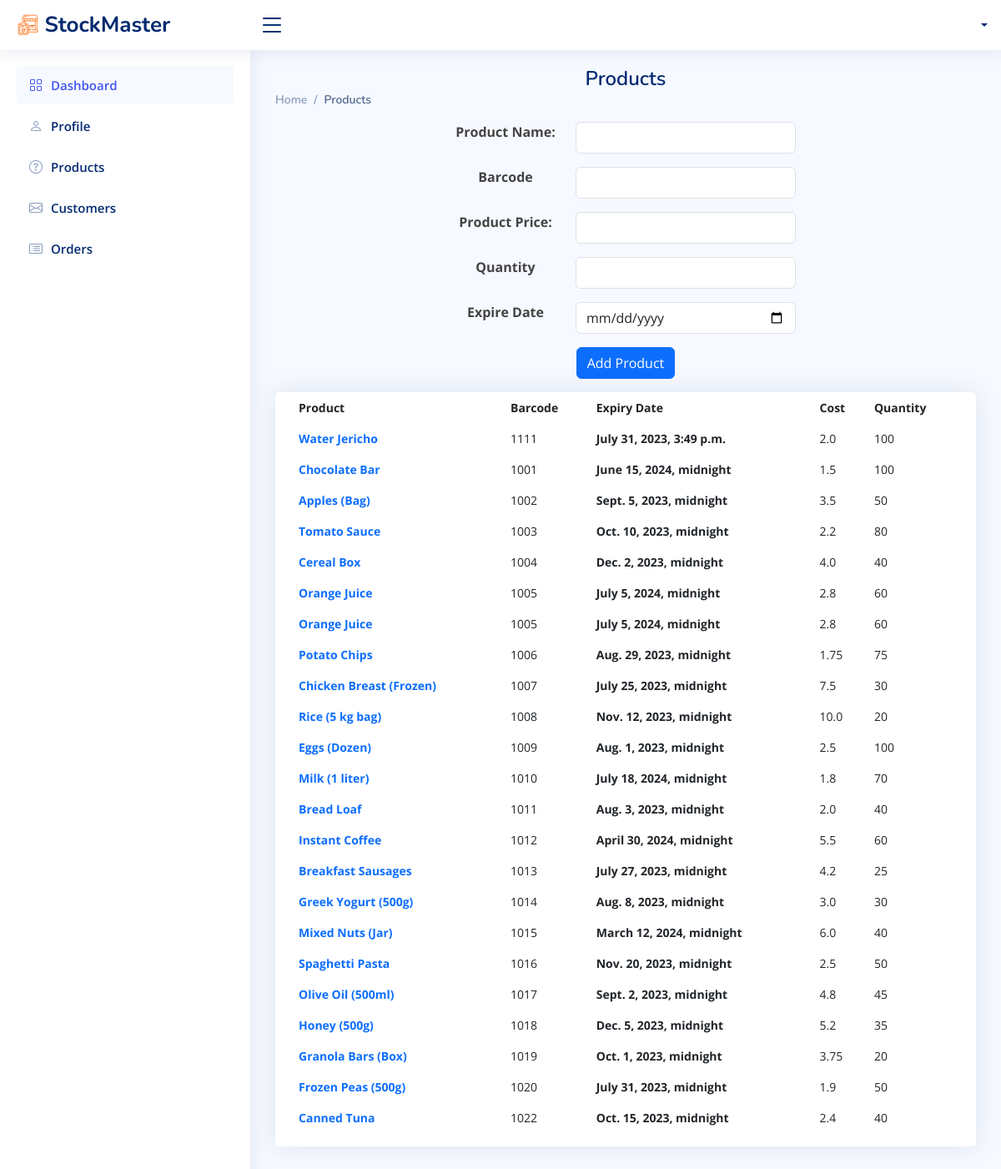
Screenshot of /dashboard/products with the database file from the repository.
### StockMaster_app/models.py (models this page shows)
class Prodcut(models.Model):
    p_name = models.CharField(max_length=255)
    p_barcode = models.IntegerField()
    expire_date = models.DateTimeField()
    cost = models.FloatField()
    qty = models.IntegerField()
    user = models.ForeignKey(User, on_delete=models.CASCADE, related_name='products')
    created_at = models.DateTimeField(auto_now_add=True)
    updated_at = models.DateTimeField(auto_now=True)

### StockMaster_app/views.py (the view)
# urls.py: path('dashboard/products', views.prodcuts, name='products-page'),
def prodcuts(request):
    products = Prodcut.objects.all()
    context = {
        'products' : products
    }
    return render(request, 'products-page.html', context)

### StockMaster_app/templates/products-page.html (shortened to what this page needs)
{% load static %}
<!DOCTYPE html>
<html lang="en">
<head>
    <link rel="stylesheet" href="{% static 'vendor/bootstrap/css/bootstrap.min.css' %}">
    <link rel="stylesheet" href="{% static 'vendor/bootstrap-icons/bootstrap-icons.css' %}">
    <link rel="stylesheet" href="{% static 'vendor/boxicons/css/boxicons.min.css' %}">
    <link rel="stylesheet" href="{% static 'vendor/quill/quill.snow.css' %}">
    <link rel="stylesheet" href="{% static 'vendor/quill/quill.bubble.css' %}">
    <link rel="stylesheet" href="{% static 'vendor/remixicon/remixicon.css' %}">
    <link rel="stylesheet" href="{% static 'vendor/simple-datatables/style.css' %}">
    <link rel="stylesheet" href="{% static 'style.css' %}">
</head>
<body>
    <header id="header" class="header fixed-top d-flex align-items-center">
        <div class="d-flex align-items-center justify-content-between">
            <a href="#" class="logo d-flex align-items-center">
                <img src="{% static 'img/logo.png' %}" alt="">
                <span class="d-none d-lg-block">StockMaster</span>
            </a>
            <i class="bi bi-list toggle-sidebar-btn"></i>
        </div>
        <nav class="header-nav ms-auto">
            <ul class="d-flex align-items-center">
                <li class="nav-item dropdown pe-3">
                    <a class="nav-link nav-profile d-flex align-items-center pe-0" href="#" data-bs-toggle="dropdown">
                        <span class="d-none d-md-block dropdown-toggle ps-2">{{user.f_name}}</span>
                    </a>
                </li>
            </ul>
        </nav>
    </header>
    <aside id="sidebar" class="sidebar">
        <ul class="sidebar-nav" id="sidebar-nav">
            <li class="nav-item">
                <a class="nav-link " href="index.html">
                    <i class="bi bi-grid"></i>
                    <span>Dashboard</span>
                </a>
            </li>
            <li class="nav-item">
                <a class="nav-link collapsed" href="/dashboard/profile">
                    <i class="bi bi-person"></i>
                    <span>Profile</span>
                </a>
            </li>
            <li class="nav-item">
                <a class="nav-link collapsed" href="/dashboard/products">
                    <i class="bi bi-question-circle"></i>
                    <span>Products</span>
                </a>
            </li>
            <li class="nav-item">
                <a class="nav-link collapsed" href="customers-page.html">
                    <i class="bi bi-envelope"></i>
                    <span>Customers</span>
                </a>
            </li>
            <li class="nav-item">
                <a class="nav-link collapsed" href="orders-page.html">
                    <i class="bi bi-card-list"></i>
                    <span>Orders</span>
                </a>
            </li>
        </ul>
    </aside>
    <main id="main" class="main">
        <div class="pagetitle">
            <h1>Products</h1>
            <nav>
                <ol class="breadcrumb">
                    <li class="breadcrumb-item">
                        <a href="index.html">Home</a>
                    </li>
                    <li class="breadcrumb-item active">Products</li>
                </ol>
            </nav>
        </div>
        <section class="section dashboard">
            <div class="row">
                <div class="col-sm-12">
                    <form action="">
                        <div class="row justify-content-center mb-3">
                            <div class="col-sm-2 text-center fw-bold ">
                                <label class="form-label">Product Name:</label>
                            </div>
                            <div class="col-sm-4">
                                <input type="text" class="form-control" name="p_name">
                            </div>
                        </div>
                        <div class="row justify-content-center mb-3">
                            <div class="col-sm-2 text-center fw-bold ">
                                <label class="form-label">Barcode</label>
                            </div>
                            <div class="col-sm-4">
                                <input type="number" class="form-control" name="p_barcode">
                            </div>
                        </div>
                        <div class="row justify-content-center mb-3">
                            <div class="col-sm-2 text-center fw-bold ">
                                <label class="form-label">Product Price:</label>
                            </div>
                            <div class="col-sm-4">
                                <input type="number" class="form-control" name="cost">
                            </div>
                        </div>
                        <div class="row justify-content-center mb-3">
                            <div class="col-sm-2 text-center fw-bold ">
                                <label class="form-label">Quantity</label>
                            </div>
                            <div class="col-sm-4">
                                <input type="number" class="form-control" name="qty">
                            </div>
                        </div>
                        <div class="row justify-content-center mb-3">
                            <div class="col-sm-2 text-center fw-bold ">
                                <label class="form-label">Expire Date</label>
                            </div>
                            <div class="col-sm-4">
                                <input type="date" class="form-control" name="expire_date">
                            </div>
                        </div>
                        <div class="row mb-3">
                            <div class="col-sm-12 text-center">
                                <button class="btn btn-primary">Add Product</button>
                            </div>
                        </div>
                    </form>
                </div>
                <div class="col-12">
                    <div class="card top-selling overflow-auto">
                        <div class="card-body pb-0">
                            <table class="table table-borderless">
                                <thead>
                                    <tr>
                                        <th scope="col">Product</th>
                                        <th scope="col">Barcode</th>
                                        <th scope="col">Expiry Date</th>
                                        <th scope="col">Cost</th>
                                        <th scope="col">Quantity</th>
                                    </tr>
                                </thead>
                                <tbody>
                                    {% for product in products %}
                                    <tr>
                                        <td>
                                            <a href="#" class="text-primary fw-bold">
                                                {{ product.p_name }}
                                            </a>
                                        </td>
                                        <td>{{product.p_barcode}}</td>
                                        <td class="fw-bold">{{ product.expire_date }}</td>
                                        <td>{{ product.cost }}</td>
                                        <td>{{ product.qty }}</td>
                                    </tr>
                                    {% endfor %}
                                </tbody>
                            </table>
                        </div>
                    </div>
                </div>
            </div>
        </section>
    </main>
</body>
</html>

### StockMaster_app/static/style.css (style rules this page uses)
:root { scroll-behavior: smooth; }
body { font-family: "Open Sans", sans-serif; background: #f6f9ff; color: #444444; }
a { color: #4154f1; text-decoration: none; }
h1, h2, h3, h4, h5, h6 { font-family: "Nunito", sans-serif; }
#main { margin-top: 60px; padding: 20px 30px; transition: all 0.3s; }
.pagetitle { margin-bottom: 10px; }
.pagetitle h1 { font-size: 24px; margin-bottom: 0; font-weight: 600; color: #012970; }
.card { margin-bottom: 30px; border: none; border-radius: 5px; box-shadow: 0px 0 30px rgba(1, 41, 112, 0.1); }
.card-body { padding: 0 20px 20px 20px; }
.breadcrumb { font-size: 14px; font-family: "Nunito", sans-serif; color: #899bbd; font-weight: 600; }
.breadcrumb a { color: #899bbd; transition: 0.3s; }
.breadcrumb .breadcrumb-item::before { color: #899bbd; }
.breadcrumb .active { color: #51678f; font-weight: 600; }
.logo { line-height: 1; }
@media (min-width: 1200px) { .logo { width: 280px; } }
.logo img { max-height: 26px; margin-right: 6px; }
.logo span { font-size: 26px; font-weight: 700; color: #012970; font-family: "Nunito", sans-serif; }
.header { transition: all 0.5s; z-index: 997; height: 60px; box-shadow: 0px 2px 20px rgba(1, 41, 112, 0.1); background-color: #fff; padding-left: 20px; }
.header .toggle-sidebar-btn { font-size: 32px; padding-left: 10px; cursor: pointer; color: #012970; }
.header-nav ul { list-style: none; }
.header-nav>ul { margin: 0; padding: 0; }
.header-nav .nav-profile { color: #012970; }
.header-nav .nav-profile span { font-size: 14px; font-weight: 600; }
.sidebar { position: fixed; top: 60px; left: 0; bottom: 0; width: 300px; z-index: 996; transition: all 0.3s; padding: 20px; overflow-y: auto; scrollbar-width: thin; scrollbar-color: #aab7cf transparent; box-shadow: 0px 0px 20px rgba(1, 41, 112, 0.1); background-color: #fff; }
@media (min-width: 1200px) { #main, #footer { margin-left: 300px; } }
.sidebar-nav { padding: 0; margin: 0; list-style: none; }
.sidebar-nav li { padding: 0; margin: 0; list-style: none; }
.sidebar-nav .nav-item { margin-bottom: 5px; }
.sidebar-nav .nav-link { display: flex; align-items: center; font-size: 15px; font-weight: 600; color: #4154f1; transition: 0.3; background: #f6f9ff; padding: 10px 15px; border-radius: 4px; }
.sidebar-nav .nav-link i { font-size: 16px; margin-right: 10px; color: #4154f1; }
.sidebar-nav .nav-link.collapsed { color: #012970; background: #fff; }
.sidebar-nav .nav-link.collapsed i { color: #899bbd; }
.dashboard .top-selling { font-size: 14px; }
.dashboard .top-selling .table thead { background: #f6f6fe; }
.dashboard .top-selling .table thead th { border: 0; }
.dashboard .top-selling .table tbody td { vertical-align: middle; }

### StockMaster_app/templates/products-page.html (style rules this page uses)
h1, h3 { text-align: center; color: red; }

### rows the page displays
Prodcut: p_name "Water Jericho", p_barcode "1111", expire_date "July 31, 2023, 3:49 p.m.", cost "2.0", qty "100"
Prodcut: p_name "Chocolate Bar", p_barcode "1001", expire_date "June 15, 2024, midnight", cost "1.5", qty "100"
Prodcut: p_name "Apples (Bag)", p_barcode "1002", expire_date "Sept. 5, 2023, midnight", cost "3.5", qty "50"
Prodcut: p_name "Tomato Sauce", p_barcode "1003", expire_date "Oct. 10, 2023, midnight", cost "2.2", qty "80"
Prodcut: p_name "Cereal Box", p_barcode "1004", expire_date "Dec. 2, 2023, midnight", cost "4.0", qty "40"
Prodcut: p_name "Orange Juice", p_barcode "1005", expire_date "July 5, 2024, midnight", cost "2.8", qty "60"
Prodcut: p_name "Orange Juice", p_barcode "1005", expire_date "July 5, 2024, midnight", cost "2.8", qty "60"
Prodcut: p_name "Potato Chips", p_barcode "1006", expire_date "Aug. 29, 2023, midnight", cost "1.75", qty "75"
Prodcut: p_name "Chicken Breast (Frozen)", p_barcode "1007", expire_date "July 25, 2023, midnight", cost "7.5", qty "30"
Prodcut: p_name "Rice (5 kg bag)", p_barcode "1008", expire_date "Nov. 12, 2023, midnight", cost "10.0", qty "20"
Prodcut: p_name "Eggs (Dozen)", p_barcode "1009", expire_date "Aug. 1, 2023, midnight", cost "2.5", qty "100"
Prodcut: p_name "Milk (1 liter)", p_barcode "1010", expire_date "July 18, 2024, midnight", cost "1.8", qty "70"
Prodcut: p_name "Bread Loaf", p_barcode "1011", expire_date "Aug. 3, 2023, midnight", cost "2.0", qty "40"
Prodcut: p_name "Instant Coffee", p_barcode "1012", expire_date "April 30, 2024, midnight", cost "5.5", qty "60"
Prodcut: p_name "Breakfast Sausages", p_barcode "1013", expire_date "July 27, 2023, midnight", cost "4.2", qty "25"
Prodcut: p_name "Greek Yogurt (500g)", p_barcode "1014", expire_date "Aug. 8, 2023, midnight", cost "3.0", qty "30"
Prodcut: p_name "Mixed Nuts (Jar)", p_barcode "1015", expire_date "March 12, 2024, midnight", cost "6.0", qty "40"
Prodcut: p_name "Spaghetti Pasta", p_barcode "1016", expire_date "Nov. 20, 2023, midnight", cost "2.5", qty "50"
Prodcut: p_name "Olive Oil (500ml)", p_barcode "1017", expire_date "Sept. 2, 2023, midnight", cost "4.8", qty "45"
Prodcut: p_name "Honey (500g)", p_barcode "1018", expire_date "Dec. 5, 2023, midnight", cost "5.2", qty "35"
Prodcut: p_name "Granola Bars (Box)", p_barcode "1019", expire_date "Oct. 1, 2023, midnight", cost "3.75", qty "20"
Prodcut: p_name "Frozen Peas (500g)", p_barcode "1020", expire_date "July 31, 2023, midnight", cost "1.9", qty "50"
Prodcut: p_name "Canned Tuna", p_barcode "1022", expire_date "Oct. 15, 2023, midnight", cost "2.4", qty "40"
